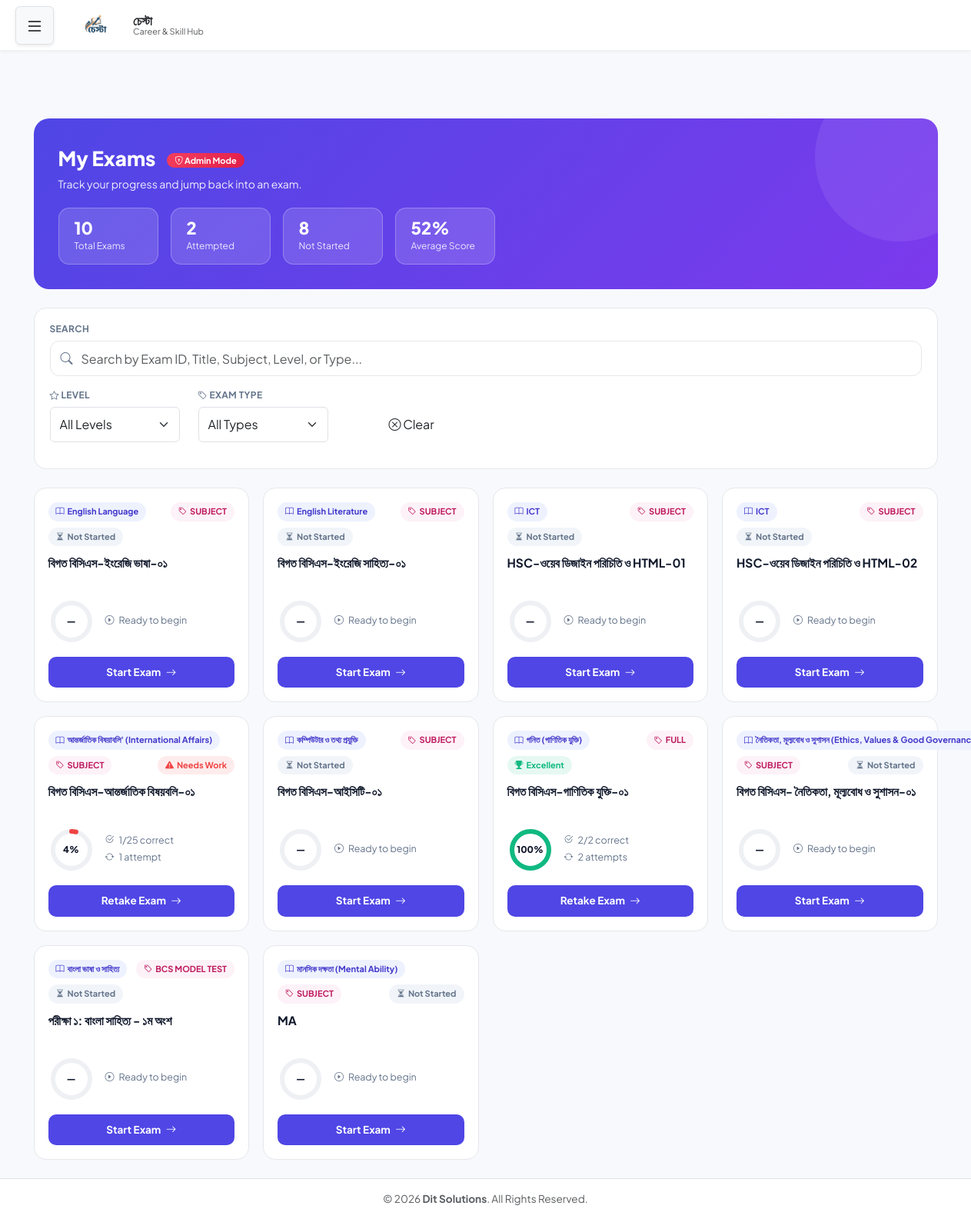
/exam_list_temp.php (signed in), run on the app's committed database.
### tables this page shows
CREATE TABLE `exams_info` (
  `exam_id` varchar(100) NOT NULL,
  `level_id` int(11) NOT NULL,
  `subject_id` int(11) DEFAULT NULL,
  `chapter_id` int(11) DEFAULT NULL,
  `topic_id` int(11) DEFAULT NULL,
  `exam_date` date DEFAULT NULL,
  `AUTHORIZED_STATUS` char(1) DEFAULT NULL,
  `AUTHORIZED_USER` varchar(100) DEFAULT NULL,
  `AUTHORIZED_DATE` date DEFAULT NULL,
  `title` varchar(255) NOT NULL,
  `created_date` datetime DEFAULT current_timestamp(),
  `br_code` varchar(20) DEFAULT NULL,
  `org_code` varchar(20) DEFAULT NULL,
  `ENTRY_DATE` date DEFAULT NULL,
  `ENTRY_USER` varchar(200) DEFAULT NULL,
  `EDIT_DATE` date DEFAULT NULL,
  `EDIT_USER` varchar(200) DEFAULT NULL,
  `DELETE_DATE` date DEFAULT NULL,
  `DELETE_USER` varchar(200) DEFAULT NULL,
  `exam_type_id` int(11) NOT NULL,
  `remarks` text NOT NULL
);

CREATE TABLE `subjects` (
  `id` int(11) NOT NULL,
  `level_id` int(11) NOT NULL,
  `name` varchar(255) NOT NULL,
  `BR_CODE` varchar(20) DEFAULT NULL,
  `ORG_CODE` varchar(20) DEFAULT NULL,
  `AUTHORIZED_STATUS` char(1) DEFAULT 'N',
  `AUTHORIZED_USER` varchar(100) DEFAULT NULL,
  `AUTHORIZED_DATE` date DEFAULT NULL,
  `ENTRY_DATE` date DEFAULT NULL,
  `ENTRY_USER` varchar(200) DEFAULT NULL,
  `EDIT_DATE` date DEFAULT NULL,
  `EDIT_USER` varchar(200) DEFAULT NULL,
  `DELETE_USER` varchar(200) DEFAULT NULL,
  `DELETE_DATE` date DEFAULT NULL
);

CREATE TABLE `exam_types` (
  `id` int(11) NOT NULL,
  `type_name` varchar(50) NOT NULL,
  `description` varchar(255) DEFAULT NULL,
  `status` char(1) DEFAULT 'Y'
);

### exam_list_temp.php (the view, shortened to what this page needs)
<?php
require 'db.php';
$userSession = $_SESSION['user'];
$userType    = $userSession['user_type_id'] ?? 0;
$userLevelId = $userSession['level_id'] ?? 0;
$userId = $userSession['user_id'] ?? $userSession['USER_ID'] ?? '';
$userLevelName = '';
$isAdmin = ($userType == 1 || $userType == 2);
$searchKeyword    = isset($_GET['search']) ? trim($_GET['search']) : '';
$sql = "SELECT
            e.exam_id,
            e.title,
            e.subject_id,
            e.level_id,
            e.exam_type_id,
            s.name as subject_name,
            l.name as level_name,
            t.type_name as exam_type_name
        FROM exams_info e
        LEFT JOIN subjects s ON e.subject_id = s.id
        LEFT JOIN levels l ON e.level_id = l.id
        LEFT JOIN exam_types t ON e.exam_type_id = t.id
        WHERE e.AUTHORIZED_STATUS = 'Y'";
$params = [];
$sql .= " ORDER BY s.name ASC, e.title ASC";
try {
    $stmt = $pdo->prepare($sql);
    $stmt->execute($params);
    $exams = $stmt->fetchAll(PDO::FETCH_ASSOC);
} catch (PDOException $e) {
    error_log("Error fetching exams: " . $e->getMessage());
    $exams = [];
}
$examStatuses = [];
if (!empty($exams) && !empty($userId)) {
    $examIds = array_column($exams, 'exam_id');
    $placeholders = implode(',', array_fill(0, count($examIds), '?'));
    try {
        $statusStmt = $pdo->prepare("
            SELECT
                exam_id,
                COUNT(*) as attempt_count,
                MAX(score_pct) as best_score,
                MAX(correct_ans) as best_correct,
                total_questions,
                MIN(time_submitted) as first_attempt,
                MAX(time_submitted) as last_attempt,
                GROUP_CONCAT(DISTINCT grade ORDER BY score_pct DESC) as grades
            FROM exam_results
            WHERE exam_id IN ($placeholders) AND user_id = ?
            GROUP BY exam_id
        ");
        $params2 = array_merge($examIds, [$userId]);
        $statusStmt->execute($params2);
        $results = $statusStmt->fetchAll(PDO::FETCH_ASSOC);
        foreach ($results as $result) {
            $bestScore = round($result['best_score']);
            $bestCorrect = $result['best_correct'];
            $totalQues = $result['total_questions'];
            if ($bestScore >= 80) {
                $performance = 'excellent';
                $performanceText = 'Excellent';
                $icon = 'bi-trophy-fill';
                $color = '#10b981';
            } elseif ($bestScore >= 60) {
                $performance = 'good';
                $performanceText = 'Good';
                $icon = 'bi-check-circle-fill';
                $color = '#3b82f6';
            } elseif ($bestScore >= 40) {
                $performance = 'average';
                $performanceText = 'Average';
                $icon = 'bi-flag-fill';
                $color = '#f59e0b';
            } else {
                $performance = 'needs-improvement';
                $performanceText = 'Needs Work';
                $icon = 'bi-exclamation-triangle-fill';
                $color = '#ef4444';
            }
            $examStatuses[$result['exam_id']] = [
                'attempted' => true,
                'attempt_count' => $result['attempt_count'],
                'best_score' => $result['best_score'],
                'best_correct' => $bestCorrect,
                'total_questions' => $totalQues,
                'best_wrong' => $totalQues - $bestCorrect,
                'best_score_rounded' => $bestScore,
                'performance' => $performance,
                'performance_text' => $performanceText,
                'icon' => $icon,
                'color' => $color,
                'last_attempt' => $result['last_attempt'],
                'grades' => $result['grades']
            ];
        }
    } catch (PDOException $e) {
        error_log("Error fetching exam status: " . $e->getMessage());
    }
}
$totalExamsCount = count($exams);
$attemptedCount = 0;
$scoreSum = 0;
$scoreCounted = 0;
foreach ($exams as $exam) {
    if (isset($examStatuses[$exam['exam_id']])) {
        $attemptedCount++;
        $scoreSum += $examStatuses[$exam['exam_id']]['best_score_rounded'];
        $scoreCounted++;
    }
}
$notStartedCount = $totalExamsCount - $attemptedCount;
$avgScore = $scoreCounted > 0 ? round($scoreSum / $scoreCounted) : 0;
function getExamCard($exam, $statuses, $searchKeyword) {
    $examId = $exam['exam_id'];
    $hasResult = isset($statuses[$examId]) && $statuses[$examId]['attempted'];
    $ringColor = $hasResult ? $statuses[$examId]['color'] : '#94a3b8';
    $scoreValue = $hasResult ? $statuses[$examId]['best_score_rounded'] : 0;
    $circumference = 2 * M_PI * 24;
    $offset = $circumference - ($circumference * $scoreValue / 100);
    ?>
    <div class="exam-card" id="exam-row-<?= htmlspecialchars($examId) ?>">
        <div class="exam-card-top">
            <?php if (!empty($exam['subject_name'])): ?>
                <span class="chip chip-subject"><i class="bi bi-book"></i> <?= htmlspecialchars($exam['subject_name']) ?></span>
            <?php else: ?>
                <span class="chip chip-muted">Not Assigned</span>
            <?php endif; ?>
            <?php if (!empty($exam['exam_type_name'])): ?>
                <span class="chip chip-type"><i class="bi bi-tag"></i> <?= htmlspecialchars($exam['exam_type_name']) ?></span>
            <?php endif; ?>
            <?php if ($hasResult): ?>
                <span class="chip chip-status" style="background:<?= $ringColor ?>1a; color:<?= $ringColor ?>;">
                    <i class="bi <?= $statuses[$examId]['icon'] ?>"></i> <?= $statuses[$examId]['performance_text'] ?>
                </span>
            <?php else: ?>
                <span class="chip chip-status chip-not-started"><i class="bi bi-hourglass-split"></i> Not Started</span>
            <?php endif; ?>
        </div>
        <h3 class="exam-title">
            <?= htmlspecialchars($exam['title']) ?>
        </h3>
        <div class="exam-card-body">
            <div class="ring-wrap">
                <svg class="score-ring" width="60" height="60" viewBox="0 0 60 60">
                    <circle cx="30" cy="30" r="24" class="ring-track"/>
                    <circle cx="30" cy="30" r="24" class="ring-progress"
                        stroke="<?= $ringColor ?>"
                        stroke-dasharray="<?= $circumference ?>"
                        stroke-dashoffset="<?= $hasResult ? $offset : $circumference ?>"/>
                </svg>
                <span class="ring-label"><?= $hasResult ? $scoreValue . '%' : '—' ?></span>
            </div>
            <div class="exam-meta">
                <?php if ($hasResult): ?>
                    <div class="meta-row">
                        <i class="bi bi-check2-circle"></i>
                        <span><?= $statuses[$examId]['best_correct'] ?>/<?= $statuses[$examId]['total_questions'] ?> correct</span>
                    </div>
                    <div class="meta-row">
                        <i class="bi bi-arrow-repeat"></i>
                        <span><?= $statuses[$examId]['attempt_count'] ?> attempt<?= $statuses[$examId]['attempt_count'] > 1 ? 's' : '' ?></span>
                    </div>
                <?php else: ?>
                    <div class="meta-row">
                        <i class="bi bi-play-circle"></i>
                        <span>Ready to begin</span>
                    </div>
                <?php endif; ?>
            </div>
        </div>
        <a href="view_exam.php?id=<?= urlencode($examId) ?>" class="exam-action">
            <?= $hasResult ? 'Retake Exam' : 'Start Exam' ?> <i class="bi bi-arrow-right"></i>
        </a>
    </div>
    <?php
    return ob_get_clean();
}
?>
<!DOCTYPE html>
<html lang="en">
<head>
    <link href="https://cdn.jsdelivr.net/npm/bootstrap@5.3.0/dist/css/bootstrap.min.css" rel="stylesheet">
    <link href="https://cdn.jsdelivr.net/npm/bootstrap-icons@1.11.3/font/bootstrap-icons.css" rel="stylesheet">
</head>
<body class="d-flex flex-column min-vh-100">
<?php include 'header.php'; ?>
<main class="container py-4 flex-grow-1">
    <div class="hero">
        <div class="hero-title">
            My Exams
            <?php if ($isAdmin): ?>
                <span class="admin-badge"><i class="bi bi-shield-lock"></i> Admin Mode</span>
            <?php endif; ?>
        </div>
        <div class="hero-sub">
            <?php if (!$isAdmin && !empty($userLevelName) && $userLevelId > 0): ?>
                <i class="bi bi-star-fill"></i> Your Level: <?= htmlspecialchars($userLevelName) ?> (<?= $userLevelId ?>)
            <?php else: ?>
                Track your progress and jump back into an exam.
            <?php endif; ?>
        </div>
        <div class="stat-row">
            <div class="stat-pill">
                <div class="num" id="statTotal"><?= $totalExamsCount ?></div>
                <div class="lbl">Total Exams</div>
            </div>
            <div class="stat-pill">
                <div class="num" id="statAttempted"><?= $attemptedCount ?></div>
                <div class="lbl">Attempted</div>
            </div>
            <div class="stat-pill">
                <div class="num" id="statNotStarted"><?= $notStartedCount ?></div>
                <div class="lbl">Not Started</div>
            </div>
            <div class="stat-pill">
                <div class="num" id="statAvg"><?= $avgScore ?>%</div>
                <div class="lbl">Average Score</div>
            </div>
        </div>
    </div>
    <div class="filter-section">
        <div class="row align-items-end">
            <div class="col-md-12 mb-3">
                <div class="filter-label">Search</div>
                <div class="search-box" id="searchBox">
                    <i class="bi bi-search search-icon"></i>
                    <input type="text"
                           class="form-control"
                           placeholder="Search by Exam ID, Title, Subject, Level, or Type..."
                           value="<?= htmlspecialchars($searchKeyword) ?>"
                           id="searchInput"
                           autocomplete="off">
                </div>
            </div>
            <?php if ($isAdmin): ?>
            <div class="col-6 col-md-4 col-lg-2 filter-group mb-3">
                <div class="filter-label"><i class="bi bi-star"></i> Level</div>
                <select name="level_id" class="form-select" id="levelSelect">
                    <option value="0">All Levels</option>
                </select>
            </div>
            <?php endif; ?>
            <div class="col-6 col-md-4 col-lg-2 filter-group mb-3">
                <div class="filter-label"><i class="bi bi-tag"></i> Exam Type</div>
                <select name="exam_type_id" class="form-select" id="examTypeSelect">
                    <option value="0" data-type="">All Types</option>
                </select>
            </div>
            <div class="col-6 col-md-4 col-lg-2 filter-group mb-3">
                <div class="filter-label">&nbsp;</div>
                <button type="button" class="btn btn-clear w-100" id="clearFiltersBtn">
                    <i class="bi bi-x-circle"></i> Clear
                </button>
            </div>
        </div>
    </div>
    <div id="examGrid">
        <?php if (count($exams) > 0): ?>
            <?php foreach ($exams as $exam): ?>
                <?= getExamCard($exam, $examStatuses, $searchKeyword) ?>
            <?php endforeach; ?>
        <?php endif; ?>
    </div>
</main>
<?php include 'footer.php'; ?>
</body>
</html>

### data on the page
exams_info: subject.name "English Language", exam_type.type_name "SUBJECT", shows "Not Started", title "বিগত বিসিএস-ইংরেজি ভাষা-০১", shows "Ready to begin", shows "Start Exam"
exams_info: subject.name "English Literature", exam_type.type_name "SUBJECT", shows "Not Started", title "বিগত বিসিএস-ইংরেজি সাহিত্য-০১", shows "Ready to begin", shows "Start Exam"
exams_info: subject.name "ICT", exam_type.type_name "SUBJECT", shows "Not Started", title "HSC-ওয়েব ডিজাইন পরিচিতি ও HTML-01", shows "Ready to begin", shows "Start Exam"
exams_info: subject.name "ICT", exam_type.type_name "SUBJECT", shows "Not Started", title "HSC-ওয়েব ডিজাইন পরিচিতি ও HTML-02", shows "Ready to begin", shows "Start Exam"
exams_info: subject.name "আন্তর্জাতিক বিষয়াবলি' (International Affairs)", exam_type.type_name "SUBJECT", exam_id "Needs Work", title "বিগত বিসিএস-আন্তর্জাতিক বিষয়বলি-০১", exam_id "4", best_correct "1", total_questions "25", attempt_count "1", shows "Retake Exam"
exams_info: subject.name "কম্পিউটার ও তথ্য প্রযুক্তি", exam_type.type_name "SUBJECT", shows "Not Started", title "বিগত বিসিএস-আইসিটি-০১", shows "Ready to begin", shows "Start Exam"
exams_info: subject.name "গনিত (গাণিতিক যুক্তি)", exam_type.type_name "FULL", exam_id "Excellent", title "বিগত বিসিএস-গাণিতিক যুক্তি-০১", exam_id "100", best_correct "2", total_questions "2", attempt_count "2", shows "Retake Exam"
exams_info: subject.name "নৈতিকতা, মূল্যবোধ ও সুশাসন (Ethics, Values & Good…", exam_type.type_name "SUBJECT", shows "Not Started", title "বিগত বিসিএস- নৈতিকতা, মূল্যবোধ ও সুশাসন-০১", shows "Ready to begin", shows "Start Exam"
exams_info: subject.name "বাংলা ভাষা ও সাহিত্য", exam_type.type_name "BCS MODEL TEST", shows "Not Started", title "পরীক্ষা ১: বাংলা সাহিত্য - ১ম অংশ", shows "Ready to begin", shows "Start Exam"
exams_info: subject.name "মানসিক দক্ষতা (Mental Ability)", exam_type.type_name "SUBJECT", shows "Not Started", title "MA", shows "Ready to begin", shows "Start Exam"

### other printed values
$orgName "চেস্টা"
$totalExamsCount "10"
$attemptedCount "2"
$notStartedCount "8"
$avgScore "52"
